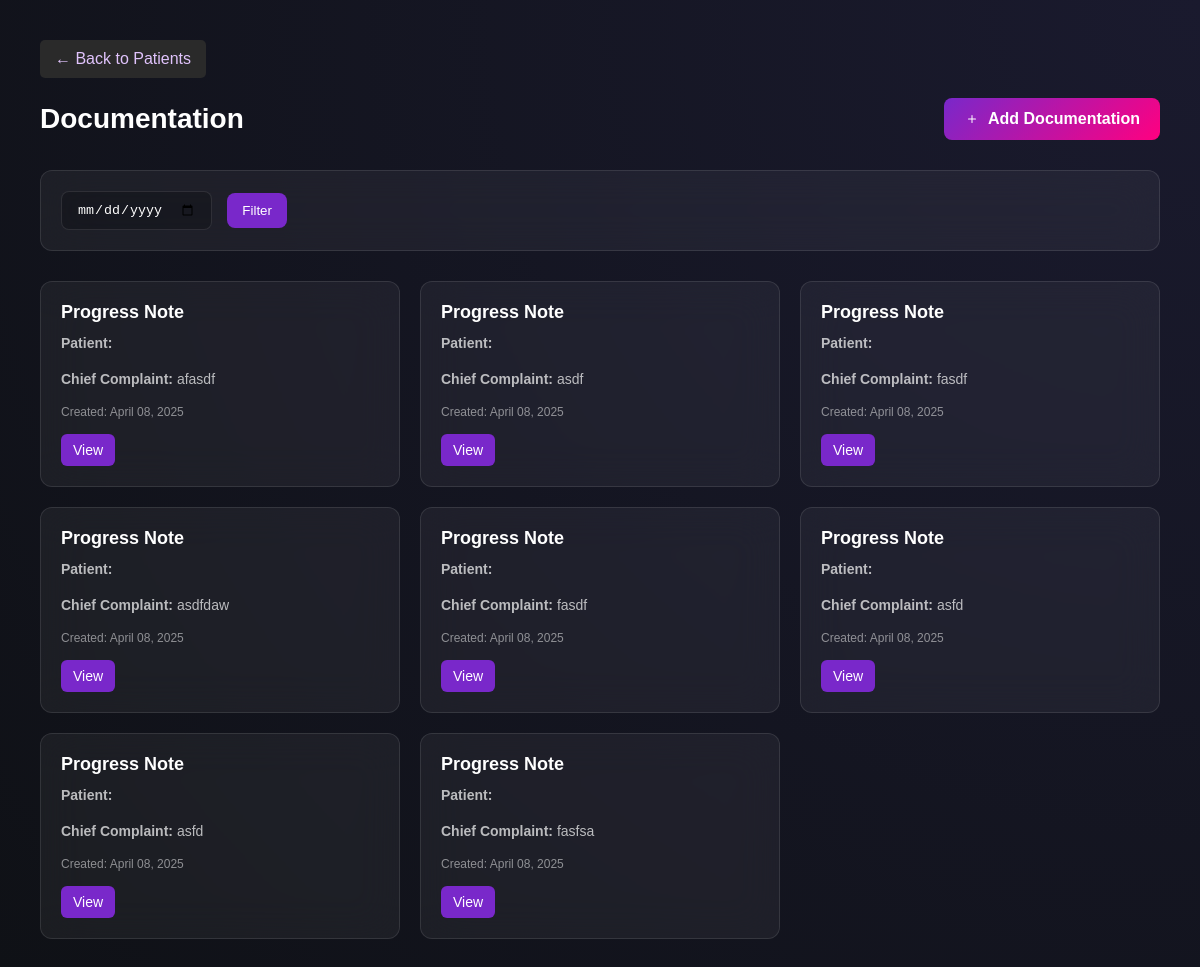
/reports/view_documentation/ (signed in), run on an earlier commit of the app's database.
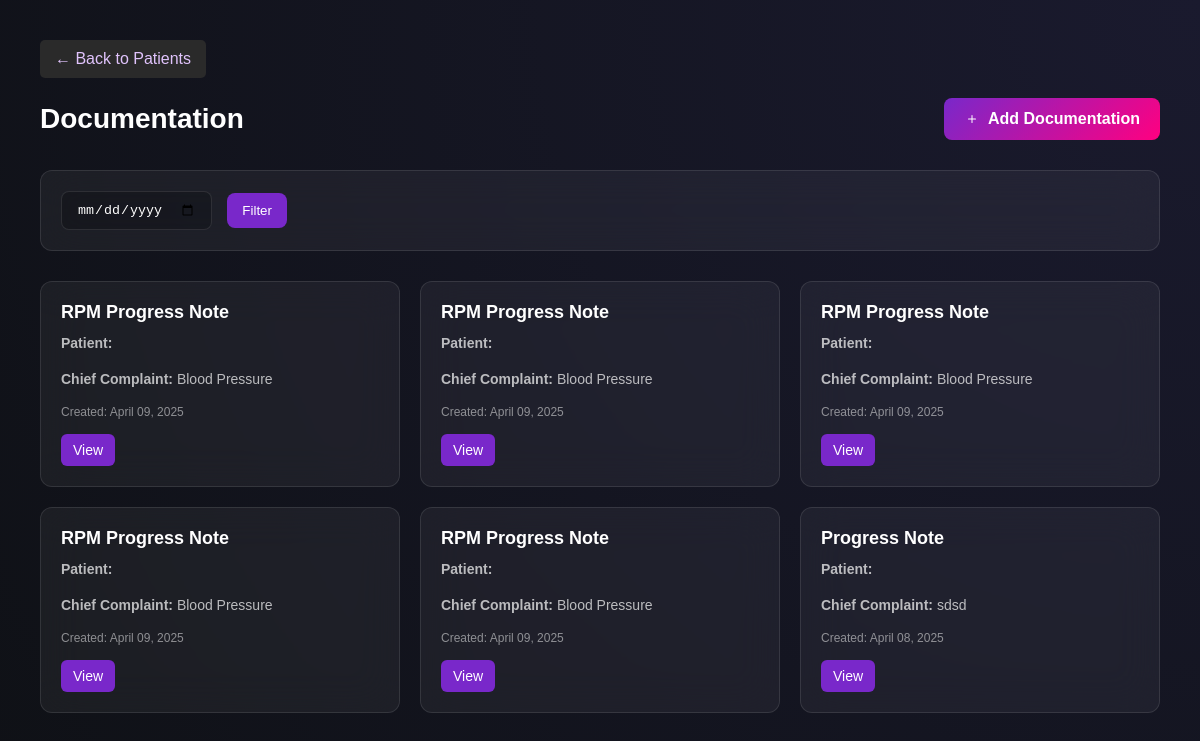
And on a later commit of the database.
### reports/models.py (models this page shows, shortened)
class Documentation(models.Model):
    TITLE_CHOICES = (
        ('RPM Progress Note', 'RPM Progress Note'),
        ('Progress Note', 'Progress Note'),
    )
    patient = models.ForeignKey('rpm_users.Patient', on_delete=models.CASCADE, related_name='documentations', blank=True, null=True)
    title = models.CharField(max_length=255, choices=TITLE_CHOICES, default="Progress Note")
    history_of_present_illness = models.TextField()
    chief_complaint = models.TextField(max_length=255, blank=True, null=True)
    subjective = models.TextField(blank=True, null=True)
    objective = models.TextField(max_length=255, blank=True, null=True)
    assessment = models.TextField(max_length=255, blank=True, null=True)
    plan = models.TextField(max_length=255, blank=True, null=True)
    file = models.FileField(upload_to='documentations/', blank=True, null=True)
    created_at = models.DateTimeField(auto_now_add=True)
    updated_at = models.DateTimeField(auto_now=True)

### reports/views.py (the view)
# urls.py: path('view_documentation/', views.view_documentation, name='view_documentation'),
@login_required
def view_documentation(request):
    if not Moderator.objects.filter(user=request.user).exists():
        return render(request, "errors/403.html", {"error": "Only moderators can view documentation"}, status=403)
    date = request.GET.get('date')
    moderator = Moderator.objects.get(user=request.user)
    patient_ids = Patient.objects.filter(moderator_assigned=moderator).values_list("id", flat=True)
    if date:
        documentations = Documentation.objects.filter(
            patient__in=patient_ids,
            created_at__date=date
        ).select_related('patient').order_by('-created_at')
    else:
        documentations = Documentation.objects.filter(
            patient__in=patient_ids
        ).select_related('patient').order_by('-created_at')
    is_ajax = request.headers.get('X-Requested-With') == 'XMLHttpRequest'
    if is_ajax:
        return render(request, "reports/documentation_cards.html", {
            'documentations': documentations
        })
    else:
        return render(request, "reports/view_documentation.html", {
            'documentations': documentations
        })

### templates/reports/view_documentation.html (shortened to what this page needs)
<!DOCTYPE html>
<html lang="en">
<head>
</head>
<body>
    <div class="container">
        <a href="{% url 'view_all_assigned_patient' %}" class="back-button">← Back to Patients</a>
        <div class="header">
            <h1>Documentation</h1>
            <a href="#" class="add-button" id="addDocumentationBtn">
                <svg xmlns="http://www.w3.org/2000/svg" width="16" height="16" fill="currentColor" viewBox="0 0 16 16">
                    <path d="M8 4a.5.5 0 0 1 .5.5v3h3a.5.5 0 0 1 0 1h-3v3a.5.5 0 0 1-1 0v-3h-3a.5.5 0 0 1 0-1h3v-3A.5.5 0 0 1 8 4z"/>
                </svg>
                Add Documentation
            </a>
        </div>
        <div class="filter-section">
            <form class="filter-form" method="GET" action="{% url 'view_documentation' %}">
                <input type="date" name="date" value="{{ request.GET.date }}" placeholder="Filter by date">
                <button type="submit">Filter</button>
            </form>
        </div>
        <div id="documentationList" class="documentation-list">
            {% if documentations %}
                {% for doc in documentations %}
                <div class="documentation-card">
                    <h3>{{ doc.title }}</h3>
                    <p><strong>Patient:</strong> {{ doc.report.patient.user.first_name }} {{ doc.report.patient.user.last_name }}</p>
                    <p><strong>Chief Complaint:</strong> {{ doc.chief_complaint }}</p>
                    <div class="meta">
                        <span>Created: {{ doc.created_at|date:"F d, Y" }}</span>
                    </div>
                    <div class="actions">
                        <a href="{% url 'view_documentation' %}" class="view-btn">View</a>
                    </div>
                </div>
                {% endfor %}
            {% else %}
                <div class="no-documentation">
                    <p>No documentation found.</p>
                    <p>Click the "Add Documentation" button to create a new documentation.</p>
                </div>
            {% endif %}
        </div>
    </div>
</body>
</html>

What changed in the data, as far as the page shows it:
removed Documentation: title "Progress Note", chief_complaint "afasdf", created_at "April 08, 2025"
removed Documentation: title "Progress Note", chief_complaint "asdf", created_at "April 08, 2025"
removed Documentation: title "Progress Note", chief_complaint "fasdf", created_at "April 08, 2025"
removed Documentation: title "Progress Note", chief_complaint "asdfdaw", created_at "April 08, 2025"
removed Documentation: title "Progress Note", chief_complaint "fasdf", created_at "April 08, 2025"
removed Documentation: title "Progress Note", chief_complaint "asfd", created_at "April 08, 2025"
removed Documentation: title "Progress Note", chief_complaint "asfd", created_at "April 08, 2025"
removed Documentation: title "Progress Note", chief_complaint "fasfsa", created_at "April 08, 2025"
added Documentation: title "RPM Progress Note", chief_complaint "Blood Pressure", created_at "April 09, 2025"
added Documentation: title "RPM Progress Note", chief_complaint "Blood Pressure", created_at "April 09, 2025"
added Documentation: title "RPM Progress Note", chief_complaint "Blood Pressure", created_at "April 09, 2025"
added Documentation: title "RPM Progress Note", chief_complaint "Blood Pressure", created_at "April 09, 2025"
added Documentation: title "RPM Progress Note", chief_complaint "Blood Pressure", created_at "April 09, 2025"
added Documentation: title "Progress Note", chief_complaint "sdsd", created_at "April 08, 2025"
